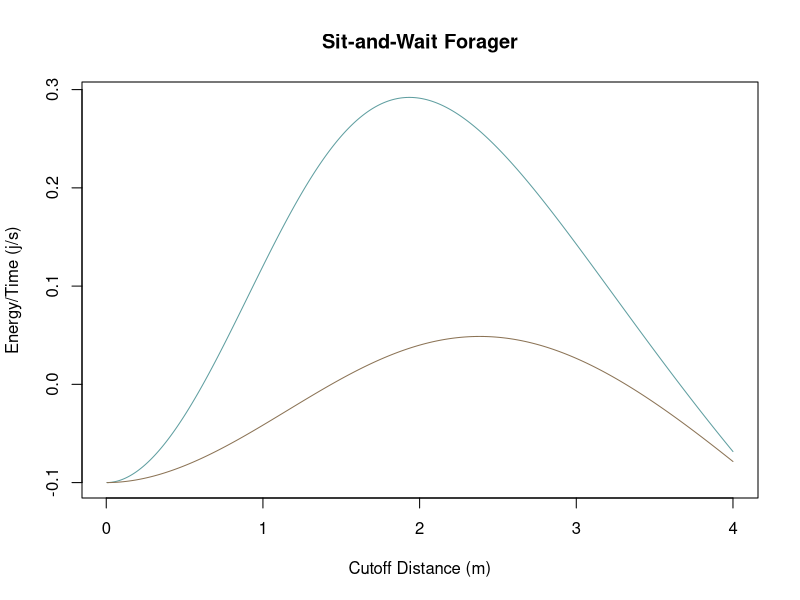

Here is the R script that generated this plot:
## ---- chunk 1
# Initial conditions and parameters from the book

e = 10                             #Energy per prey item
ew = 0.1                           #Energy spent waiting
ep = 1                             #Energy spent pursuing
v = 0.5                            #Running speed of predator
rc = seq(0.005, 4.000, by = 0.005) #Cutoff distances
aw = 0.02                          #Prey arrival rate wet habitat
ad = 0.005                         #Prey arrival rate dry habitat
## ---- chunk 2
#Wet habitat analysis
#Equation for time spent waiting in the wet habitat
tww <- 2/(aw * pi * (rc^2))

#Equation for average pursuit time
tp <- (4/3) * (rc/v)

#Equation for total average time in wet habitat
tiw <- (tww + tp)

#Equation for average energy per item in wet habitat
eiw <- (e) - (2 * ((ew)/(aw * pi * (rc^2)))) - ((4/3) * ((ep * rc)/(v)))

#Equation for average energy gain per item in wet habitat
etw <- (eiw)/(tiw)

#Dry habitat analysis
#Equation for time spent waiting in the dry habitat
twd <- 2/(ad * pi * (rc^2))

#Equation for total average time in wet habitat
tid <- (twd + tp)

#Equation for average energy per item in wet habitat
eid <- (e) - (2 * ((ew)/(ad * pi * (rc^2)))) - ((4/3) * ((ep * rc)/(v)))

#Equation for average energy gain per item in wet habitat
etd <- (eid)/(tid)
## ---- chunk 3
#Sit and wait foraging plot
plot(etw~rc,
     type = "l",
     xlab = "Cutoff Distance (m)",
     ylab = "Energy/Time (j/s)",
     main = "Sit-and-Wait Forager",
     col = "cadetblue")
lines(etd~rc,
      col = "burlywood4")
